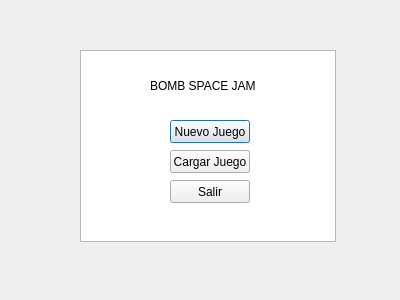
<?xml version="1.0" encoding="UTF-8"?>
<ui version="4.0">
 <class>Inicio</class>
 <widget class="QDialog" name="Inicio">
  <property name="geometry">
   <rect>
    <x>0</x>
    <y>0</y>
    <width>400</width>
    <height>300</height>
   </rect>
  </property>
  <property name="windowTitle">
   <string>Dialog</string>
  </property>
  <widget class="QGraphicsView" name="graphicsView">
   <property name="geometry">
    <rect>
     <x>80</x>
     <y>50</y>
     <width>256</width>
     <height>192</height>
    </rect>
   </property>
  </widget>
  <widget class="QPushButton" name="pushButton">
   <property name="geometry">
    <rect>
     <x>170</x>
     <y>120</y>
     <width>80</width>
     <height>23</height>
    </rect>
   </property>
   <property name="text">
    <string>Nuevo Juego</string>
   </property>
  </widget>
  <widget class="QPushButton" name="pushButton_2">
   <property name="geometry">
    <rect>
     <x>170</x>
     <y>150</y>
     <width>80</width>
     <height>23</height>
    </rect>
   </property>
   <property name="text">
    <string>Cargar Juego</string>
   </property>
  </widget>
  <widget class="QPushButton" name="pushButton_3">
   <property name="geometry">
    <rect>
     <x>170</x>
     <y>180</y>
     <width>80</width>
     <height>23</height>
    </rect>
   </property>
   <property name="text">
    <string>Salir</string>
   </property>
  </widget>
  <widget class="QLabel" name="label">
   <property name="geometry">
    <rect>
     <x>150</x>
     <y>60</y>
     <width>111</width>
     <height>51</height>
    </rect>
   </property>
   <property name="text">
    <string>BOMB SPACE JAM</string>
   </property>
  </widget>
 </widget>
 <resources/>
 <connections>
  <connection>
   <sender>pushButton_3</sender>
   <signal>clicked()</signal>
   <receiver>Inicio</receiver>
   <slot>close()</slot>
   <hints>
    <hint type="sourcelabel">
     <x>219</x>
     <y>192</y>
    </hint>
    <hint type="destinationlabel">
     <x>262</x>
     <y>262</y>
    </hint>
   </hints>
  </connection>
 </connections>
</ui>
